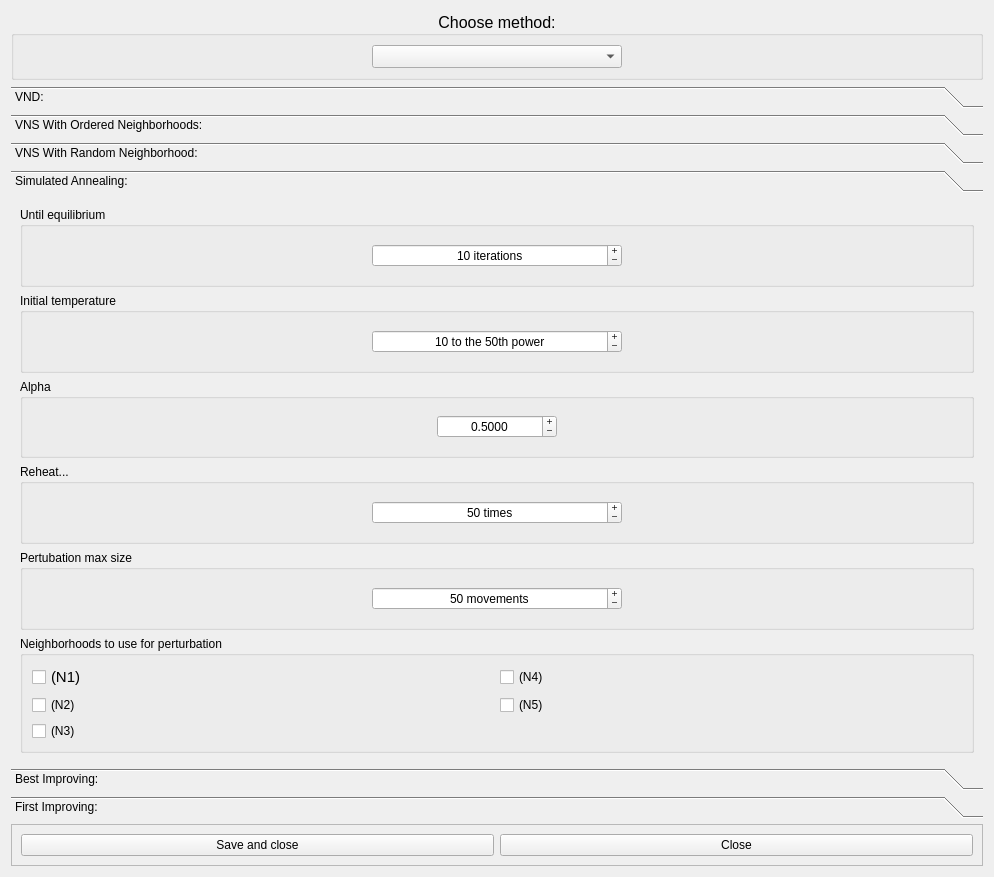
<?xml version="1.0" encoding="UTF-8"?>
<ui version="4.0">
 <class>AddInitialSolutionPhase</class>
 <widget class="QDialog" name="AddInitialSolutionPhase">
  <property name="geometry">
   <rect>
    <x>0</x>
    <y>0</y>
    <width>994</width>
    <height>877</height>
   </rect>
  </property>
  <property name="windowTitle">
   <string>Add phase from inicial solution</string>
  </property>
  <layout class="QVBoxLayout" name="verticalLayout">
   <item>
    <layout class="QVBoxLayout" name="verticalLayout_5">
     <item>
      <widget class="QGroupBox" name="groupBox_25">
       <property name="maximumSize">
        <size>
         <width>16777215</width>
         <height>69</height>
        </size>
       </property>
       <property name="font">
        <font>
         <pointsize>12</pointsize>
        </font>
       </property>
       <property name="accessibleName">
        <string>caixa</string>
       </property>
       <property name="title">
        <string>Choose method:</string>
       </property>
       <property name="alignment">
        <set>Qt::AlignCenter</set>
       </property>
       <layout class="QGridLayout" name="gridLayout_13">
        <item row="0" column="0">
         <widget class="QComboBox" name="methodComboBox">
          <property name="maximumSize">
           <size>
            <width>250</width>
            <height>16777215</height>
           </size>
          </property>
         </widget>
        </item>
       </layout>
      </widget>
     </item>
     <item>
      <widget class="QToolBox" name="methodToolBox">
       <property name="frameShape">
        <enum>QFrame::NoFrame</enum>
       </property>
       <property name="frameShadow">
        <enum>QFrame::Plain</enum>
       </property>
       <property name="currentIndex">
        <number>3</number>
       </property>
       <property name="tabSpacing">
        <number>6</number>
       </property>
       <widget class="QWidget" name="vnd">
        <property name="geometry">
         <rect>
          <x>0</x>
          <y>0</y>
          <width>974</width>
          <height>524</height>
         </rect>
        </property>
        <attribute name="label">
         <string>VND:</string>
        </attribute>
        <layout class="QVBoxLayout" name="verticalLayout_3">
         <item>
          <widget class="QGroupBox" name="groupBox_28">
           <property name="maximumSize">
            <size>
             <width>16777215</width>
             <height>100</height>
            </size>
           </property>
           <property name="title">
            <string>For Local Search</string>
           </property>
           <layout class="QHBoxLayout" name="horizontalLayout_3">
            <item>
             <widget class="QPlainTextEdit" name="vndLocalSearchLineEdit">
              <property name="maximumSize">
               <size>
                <width>16777215</width>
                <height>16777215</height>
               </size>
              </property>
              <property name="font">
               <font>
                <family>Ubuntu Mono</family>
               </font>
              </property>
              <property name="readOnly">
               <bool>true</bool>
              </property>
             </widget>
            </item>
            <item>
             <widget class="QPushButton" name="vndLocalSearchPushButton">
              <property name="text">
               <string>+</string>
              </property>
             </widget>
            </item>
           </layout>
          </widget>
         </item>
         <item>
          <widget class="QGroupBox" name="groupBox_29">
           <property name="minimumSize">
            <size>
             <width>0</width>
             <height>0</height>
            </size>
           </property>
           <property name="maximumSize">
            <size>
             <width>16777215</width>
             <height>150</height>
            </size>
           </property>
           <property name="accessibleName">
            <string>caixa</string>
           </property>
           <property name="title">
            <string>Neighborhoods to use</string>
           </property>
           <property name="alignment">
            <set>Qt::AlignLeading|Qt::AlignLeft|Qt::AlignVCenter</set>
           </property>
           <property name="flat">
            <bool>false</bool>
           </property>
           <layout class="QGridLayout" name="gridLayout_9">
            <item row="0" column="0">
             <widget class="QCheckBox" name="vndN1checkBox">
              <property name="font">
               <font>
                <pointsize>11</pointsize>
               </font>
              </property>
              <property name="text">
               <string>(N1)</string>
              </property>
             </widget>
            </item>
            <item row="0" column="1">
             <widget class="QCheckBox" name="vndN4checkBox">
              <property name="text">
               <string>(N4)</string>
              </property>
             </widget>
            </item>
            <item row="1" column="0">
             <widget class="QCheckBox" name="vndN2checkBox">
              <property name="text">
               <string>(N2)</string>
              </property>
             </widget>
            </item>
            <item row="1" column="1">
             <widget class="QCheckBox" name="vndN5checkBox">
              <property name="enabled">
               <bool>true</bool>
              </property>
              <property name="text">
               <string>(N5)</string>
              </property>
             </widget>
            </item>
            <item row="2" column="0">
             <widget class="QCheckBox" name="vndN3checkBox">
              <property name="text">
               <string>(N3)</string>
              </property>
             </widget>
            </item>
           </layout>
          </widget>
         </item>
        </layout>
       </widget>
       <widget class="QWidget" name="_on">
        <property name="geometry">
         <rect>
          <x>0</x>
          <y>0</y>
          <width>974</width>
          <height>524</height>
         </rect>
        </property>
        <attribute name="label">
         <string>VNS With Ordered Neighborhoods:</string>
        </attribute>
        <layout class="QVBoxLayout" name="verticalLayout_9">
         <item>
          <widget class="QGroupBox" name="groupBox_18">
           <property name="maximumSize">
            <size>
             <width>16777215</width>
             <height>150</height>
            </size>
           </property>
           <property name="title">
            <string>For Local Search</string>
           </property>
           <layout class="QHBoxLayout" name="horizontalLayout">
            <item>
             <widget class="QPlainTextEdit" name="vnsONLocalSearchLineEdit">
              <property name="maximumSize">
               <size>
                <width>16777215</width>
                <height>80</height>
               </size>
              </property>
              <property name="font">
               <font>
                <family>Ubuntu Mono</family>
               </font>
              </property>
              <property name="readOnly">
               <bool>true</bool>
              </property>
             </widget>
            </item>
            <item>
             <widget class="QPushButton" name="vnsONLocalSearchPushButton">
              <property name="text">
               <string>+</string>
              </property>
             </widget>
            </item>
           </layout>
          </widget>
         </item>
         <item>
          <widget class="QGroupBox" name="groupBox_8">
           <property name="maximumSize">
            <size>
             <width>16777215</width>
             <height>150</height>
            </size>
           </property>
           <property name="title">
            <string>With no improvement</string>
           </property>
           <layout class="QGridLayout" name="gridLayout_4">
            <item row="0" column="0">
             <widget class="QSpinBox" name="vnsONNoImprovementIterationsSpinBox">
              <property name="maximumSize">
               <size>
                <width>250</width>
                <height>16777215</height>
               </size>
              </property>
              <property name="alignment">
               <set>Qt::AlignCenter</set>
              </property>
              <property name="buttonSymbols">
               <enum>QAbstractSpinBox::PlusMinus</enum>
              </property>
              <property name="accelerated">
               <bool>true</bool>
              </property>
              <property name="correctionMode">
               <enum>QAbstractSpinBox::CorrectToNearestValue</enum>
              </property>
              <property name="suffix">
               <string> iterations</string>
              </property>
              <property name="minimum">
               <number>10</number>
              </property>
              <property name="maximum">
               <number>10000</number>
              </property>
              <property name="singleStep">
               <number>10</number>
              </property>
              <property name="value">
               <number>50</number>
              </property>
             </widget>
            </item>
           </layout>
          </widget>
         </item>
         <item>
          <widget class="QGroupBox" name="vnsNeighborhoodsBox">
           <property name="minimumSize">
            <size>
             <width>0</width>
             <height>0</height>
            </size>
           </property>
           <property name="maximumSize">
            <size>
             <width>16777215</width>
             <height>150</height>
            </size>
           </property>
           <property name="accessibleName">
            <string>caixa</string>
           </property>
           <property name="title">
            <string>Neighborhoods to use for perturbation</string>
           </property>
           <property name="flat">
            <bool>false</bool>
           </property>
           <layout class="QGridLayout" name="gridLayout_7">
            <item row="0" column="0">
             <widget class="QCheckBox" name="vnsONN1checkBox">
              <property name="font">
               <font>
                <pointsize>11</pointsize>
               </font>
              </property>
              <property name="text">
               <string>(N1)</string>
              </property>
             </widget>
            </item>
            <item row="0" column="1">
             <widget class="QCheckBox" name="vnsONN4checkBox">
              <property name="text">
               <string>(N4)</string>
              </property>
             </widget>
            </item>
            <item row="1" column="0">
             <widget class="QCheckBox" name="vnsONN2checkBox">
              <property name="text">
               <string>(N2)</string>
              </property>
             </widget>
            </item>
            <item row="1" column="1">
             <widget class="QCheckBox" name="vnsONN5checkBox">
              <property name="enabled">
               <bool>true</bool>
              </property>
              <property name="text">
               <string>(N5)</string>
              </property>
             </widget>
            </item>
            <item row="2" column="0">
             <widget class="QCheckBox" name="vnsONN3checkBox">
              <property name="text">
               <string>(N3)</string>
              </property>
             </widget>
            </item>
           </layout>
          </widget>
         </item>
        </layout>
       </widget>
       <widget class="QWidget" name="page">
        <property name="geometry">
         <rect>
          <x>0</x>
          <y>0</y>
          <width>974</width>
          <height>524</height>
         </rect>
        </property>
        <attribute name="label">
         <string>VNS With Random Neighborhood:</string>
        </attribute>
        <layout class="QVBoxLayout" name="verticalLayout_2">
         <item>
          <widget class="QGroupBox" name="groupBox_19">
           <property name="maximumSize">
            <size>
             <width>16777215</width>
             <height>150</height>
            </size>
           </property>
           <property name="title">
            <string>For Local Search</string>
           </property>
           <layout class="QHBoxLayout" name="horizontalLayout_2">
            <item>
             <widget class="QPlainTextEdit" name="vnsRNLocalSearchLineEdit">
              <property name="maximumSize">
               <size>
                <width>16777215</width>
                <height>80</height>
               </size>
              </property>
              <property name="font">
               <font>
                <family>Ubuntu Mono</family>
               </font>
              </property>
              <property name="readOnly">
               <bool>true</bool>
              </property>
             </widget>
            </item>
            <item>
             <widget class="QPushButton" name="vnsRNLocalSearchPushButton">
              <property name="text">
               <string>+</string>
              </property>
             </widget>
            </item>
           </layout>
          </widget>
         </item>
         <item>
          <widget class="QGroupBox" name="groupBox_9">
           <property name="maximumSize">
            <size>
             <width>16777215</width>
             <height>150</height>
            </size>
           </property>
           <property name="title">
            <string>With no improvement</string>
           </property>
           <layout class="QGridLayout" name="gridLayout_5">
            <item row="0" column="0">
             <widget class="QSpinBox" name="vnsRNNoImprovementIterationsSpinBox">
              <property name="maximumSize">
               <size>
                <width>250</width>
                <height>16777215</height>
               </size>
              </property>
              <property name="alignment">
               <set>Qt::AlignCenter</set>
              </property>
              <property name="buttonSymbols">
               <enum>QAbstractSpinBox::PlusMinus</enum>
              </property>
              <property name="accelerated">
               <bool>true</bool>
              </property>
              <property name="correctionMode">
               <enum>QAbstractSpinBox::CorrectToNearestValue</enum>
              </property>
              <property name="suffix">
               <string> iterations</string>
              </property>
              <property name="minimum">
               <number>10</number>
              </property>
              <property name="maximum">
               <number>10000</number>
              </property>
              <property name="singleStep">
               <number>10</number>
              </property>
              <property name="value">
               <number>50</number>
              </property>
             </widget>
            </item>
           </layout>
          </widget>
         </item>
         <item>
          <widget class="QGroupBox" name="groupBox_11">
           <property name="maximumSize">
            <size>
             <width>16777215</width>
             <height>150</height>
            </size>
           </property>
           <property name="title">
            <string>Pertubation max size</string>
           </property>
           <layout class="QGridLayout" name="gridLayout_29">
            <item row="0" column="0">
             <widget class="QSpinBox" name="vnsRNMaxPerturbationSpinBox">
              <property name="maximumSize">
               <size>
                <width>250</width>
                <height>16777215</height>
               </size>
              </property>
              <property name="alignment">
               <set>Qt::AlignCenter</set>
              </property>
              <property name="buttonSymbols">
               <enum>QAbstractSpinBox::PlusMinus</enum>
              </property>
              <property name="accelerated">
               <bool>true</bool>
              </property>
              <property name="correctionMode">
               <enum>QAbstractSpinBox::CorrectToNearestValue</enum>
              </property>
              <property name="suffix">
               <string> movements</string>
              </property>
              <property name="minimum">
               <number>1</number>
              </property>
              <property name="maximum">
               <number>100</number>
              </property>
              <property name="singleStep">
               <number>1</number>
              </property>
              <property name="value">
               <number>50</number>
              </property>
             </widget>
            </item>
           </layout>
          </widget>
         </item>
         <item>
          <widget class="QGroupBox" name="vnsNeighborhoodsBox_2">
           <property name="minimumSize">
            <size>
             <width>0</width>
             <height>0</height>
            </size>
           </property>
           <property name="maximumSize">
            <size>
             <width>16777215</width>
             <height>150</height>
            </size>
           </property>
           <property name="accessibleName">
            <string>caixa</string>
           </property>
           <property name="title">
            <string>Neighborhoods to use for perturbation</string>
           </property>
           <property name="flat">
            <bool>false</bool>
           </property>
           <layout class="QGridLayout" name="gridLayout_8">
            <item row="0" column="0">
             <widget class="QCheckBox" name="vnsRNN1checkBox">
              <property name="font">
               <font>
                <pointsize>11</pointsize>
               </font>
              </property>
              <property name="text">
               <string>(N1)</string>
              </property>
             </widget>
            </item>
            <item row="0" column="1">
             <widget class="QCheckBox" name="vnsRNN4checkBox">
              <property name="text">
               <string>(N4)</string>
              </property>
             </widget>
            </item>
            <item row="1" column="0">
             <widget class="QCheckBox" name="vnsRNN2checkBox">
              <property name="text">
               <string>(N2)</string>
              </property>
             </widget>
            </item>
            <item row="1" column="1">
             <widget class="QCheckBox" name="vnsRNN5checkBox">
              <property name="enabled">
               <bool>true</bool>
              </property>
              <property name="text">
               <string>(N5)</string>
              </property>
             </widget>
            </item>
            <item row="2" column="0">
             <widget class="QCheckBox" name="vnsRNN3checkBox">
              <property name="text">
               <string>(N3)</string>
              </property>
             </widget>
            </item>
           </layout>
          </widget>
         </item>
        </layout>
       </widget>
       <widget class="QWidget" name="sa">
        <property name="geometry">
         <rect>
          <x>0</x>
          <y>0</y>
          <width>960</width>
          <height>565</height>
         </rect>
        </property>
        <attribute name="label">
         <string>Simulated Annealing:</string>
        </attribute>
        <layout class="QVBoxLayout" name="verticalLayout_7">
         <item>
          <widget class="QGroupBox" name="groupBox_20">
           <property name="title">
            <string>Until equilibrium</string>
           </property>
           <layout class="QGridLayout" name="gridLayout_16">
            <item row="0" column="0">
             <widget class="QSpinBox" name="saIterationsToEqSpinBox">
              <property name="maximumSize">
               <size>
                <width>250</width>
                <height>16777215</height>
               </size>
              </property>
              <property name="alignment">
               <set>Qt::AlignCenter</set>
              </property>
              <property name="buttonSymbols">
               <enum>QAbstractSpinBox::PlusMinus</enum>
              </property>
              <property name="accelerated">
               <bool>true</bool>
              </property>
              <property name="correctionMode">
               <enum>QAbstractSpinBox::CorrectToNearestValue</enum>
              </property>
              <property name="suffix">
               <string> iterations</string>
              </property>
              <property name="minimum">
               <number>1</number>
              </property>
              <property name="maximum">
               <number>100000</number>
              </property>
              <property name="singleStep">
               <number>1</number>
              </property>
              <property name="value">
               <number>10</number>
              </property>
             </widget>
            </item>
           </layout>
          </widget>
         </item>
         <item>
          <widget class="QGroupBox" name="groupBox_22">
           <property name="title">
            <string>Initial temperature</string>
           </property>
           <layout class="QGridLayout" name="gridLayout_18">
            <item row="0" column="0">
             <widget class="QSpinBox" name="saInitialTempBox">
              <property name="maximumSize">
               <size>
                <width>250</width>
                <height>16777215</height>
               </size>
              </property>
              <property name="alignment">
               <set>Qt::AlignCenter</set>
              </property>
              <property name="buttonSymbols">
               <enum>QAbstractSpinBox::PlusMinus</enum>
              </property>
              <property name="accelerated">
               <bool>true</bool>
              </property>
              <property name="correctionMode">
               <enum>QAbstractSpinBox::CorrectToNearestValue</enum>
              </property>
              <property name="suffix">
               <string>th power</string>
              </property>
              <property name="prefix">
               <string>10 to the </string>
              </property>
              <property name="minimum">
               <number>3</number>
              </property>
              <property name="maximum">
               <number>100</number>
              </property>
              <property name="singleStep">
               <number>1</number>
              </property>
              <property name="value">
               <number>50</number>
              </property>
             </widget>
            </item>
           </layout>
          </widget>
         </item>
         <item>
          <widget class="QGroupBox" name="groupBox_21">
           <property name="title">
            <string>Alpha</string>
           </property>
           <layout class="QGridLayout" name="gridLayout_17">
            <item row="0" column="0">
             <widget class="QDoubleSpinBox" name="saAlphaDoubleSpinBox">
              <property name="maximumSize">
               <size>
                <width>120</width>
                <height>16777215</height>
               </size>
              </property>
              <property name="alignment">
               <set>Qt::AlignCenter</set>
              </property>
              <property name="buttonSymbols">
               <enum>QAbstractSpinBox::PlusMinus</enum>
              </property>
              <property name="correctionMode">
               <enum>QAbstractSpinBox::CorrectToNearestValue</enum>
              </property>
              <property name="decimals">
               <number>4</number>
              </property>
              <property name="maximum">
               <double>1.000000000000000</double>
              </property>
              <property name="singleStep">
               <double>0.100000000000000</double>
              </property>
              <property name="value">
               <double>0.500000000000000</double>
              </property>
             </widget>
            </item>
           </layout>
          </widget>
         </item>
         <item>
          <widget class="QGroupBox" name="groupBox_23">
           <property name="title">
            <string>Reheat...</string>
           </property>
           <layout class="QGridLayout" name="gridLayout_19">
            <item row="0" column="0">
             <widget class="QSpinBox" name="saReheatSpinBox">
              <property name="maximumSize">
               <size>
                <width>250</width>
                <height>16777215</height>
               </size>
              </property>
              <property name="alignment">
               <set>Qt::AlignCenter</set>
              </property>
              <property name="buttonSymbols">
               <enum>QAbstractSpinBox::PlusMinus</enum>
              </property>
              <property name="accelerated">
               <bool>true</bool>
              </property>
              <property name="correctionMode">
               <enum>QAbstractSpinBox::CorrectToNearestValue</enum>
              </property>
              <property name="suffix">
               <string> times</string>
              </property>
              <property name="minimum">
               <number>0</number>
              </property>
              <property name="maximum">
               <number>100</number>
              </property>
              <property name="singleStep">
               <number>1</number>
              </property>
              <property name="value">
               <number>50</number>
              </property>
             </widget>
            </item>
           </layout>
          </widget>
         </item>
         <item>
          <widget class="QGroupBox" name="groupBox_24">
           <property name="title">
            <string>Pertubation max size</string>
           </property>
           <layout class="QGridLayout" name="gridLayout_20">
            <item row="0" column="0">
             <widget class="QSpinBox" name="saMaxPerturbationSpinBox">
              <property name="maximumSize">
               <size>
                <width>250</width>
                <height>16777215</height>
               </size>
              </property>
              <property name="alignment">
               <set>Qt::AlignCenter</set>
              </property>
              <property name="buttonSymbols">
               <enum>QAbstractSpinBox::PlusMinus</enum>
              </property>
              <property name="accelerated">
               <bool>true</bool>
              </property>
              <property name="correctionMode">
               <enum>QAbstractSpinBox::CorrectToNearestValue</enum>
              </property>
              <property name="suffix">
               <string> movements</string>
              </property>
              <property name="minimum">
               <number>1</number>
              </property>
              <property name="maximum">
               <number>100</number>
              </property>
              <property name="singleStep">
               <number>1</number>
              </property>
              <property name="value">
               <number>50</number>
              </property>
             </widget>
            </item>
           </layout>
          </widget>
         </item>
         <item>
          <widget class="QGroupBox" name="groupBox_27">
           <property name="minimumSize">
            <size>
             <width>0</width>
             <height>0</height>
            </size>
           </property>
           <property name="maximumSize">
            <size>
             <width>16777215</width>
             <height>150</height>
            </size>
           </property>
           <property name="accessibleName">
            <string>caixa</string>
           </property>
           <property name="title">
            <string>Neighborhoods to use for perturbation</string>
           </property>
           <property name="flat">
            <bool>false</bool>
           </property>
           <layout class="QGridLayout" name="gridLayout_6">
            <item row="0" column="0">
             <widget class="QCheckBox" name="saN1checkBox">
              <property name="font">
               <font>
                <pointsize>11</pointsize>
               </font>
              </property>
              <property name="text">
               <string>(N1)</string>
              </property>
             </widget>
            </item>
            <item row="0" column="1">
             <widget class="QCheckBox" name="saN4checkBox">
              <property name="text">
               <string>(N4)</string>
              </property>
             </widget>
            </item>
            <item row="1" column="0">
             <widget class="QCheckBox" name="saN2checkBox">
              <property name="text">
               <string>(N2)</string>
              </property>
             </widget>
            </item>
            <item row="1" column="1">
             <widget class="QCheckBox" name="saN5checkBox">
              <property name="enabled">
               <bool>true</bool>
              </property>
              <property name="text">
               <string>(N5)</string>
              </property>
             </widget>
            </item>
            <item row="2" column="0">
             <widget class="QCheckBox" name="saN3checkBox">
              <property name="text">
               <string>(N3)</string>
              </property>
             </widget>
            </item>
           </layout>
          </widget>
         </item>
        </layout>
       </widget>
       <widget class="QWidget" name="n1">
        <property name="geometry">
         <rect>
          <x>0</x>
          <y>0</y>
          <width>974</width>
          <height>524</height>
         </rect>
        </property>
        <attribute name="label">
         <string>Best Improving:</string>
        </attribute>
        <layout class="QVBoxLayout" name="verticalLayout_8">
         <item>
          <widget class="QGroupBox" name="groupBox_15">
           <property name="maximumSize">
            <size>
             <width>16777215</width>
             <height>150</height>
            </size>
           </property>
           <property name="title">
            <string>Neighborhood</string>
           </property>
           <layout class="QGridLayout" name="gridLayout_21">
            <item row="0" column="0">
             <widget class="QComboBox" name="bestNeighborhoodComboBox">
              <property name="maximumSize">
               <size>
                <width>250</width>
                <height>16777215</height>
               </size>
              </property>
             </widget>
            </item>
           </layout>
          </widget>
         </item>
        </layout>
       </widget>
       <widget class="QWidget" name="n2">
        <property name="geometry">
         <rect>
          <x>0</x>
          <y>0</y>
          <width>974</width>
          <height>524</height>
         </rect>
        </property>
        <attribute name="label">
         <string>First Improving:</string>
        </attribute>
        <layout class="QGridLayout" name="gridLayout_12">
         <item row="0" column="0">
          <widget class="QGroupBox" name="groupBox_26">
           <property name="maximumSize">
            <size>
             <width>16777215</width>
             <height>150</height>
            </size>
           </property>
           <property name="title">
            <string>Neighborhood</string>
           </property>
           <layout class="QGridLayout" name="gridLayout_22">
            <item row="0" column="0">
             <widget class="QComboBox" name="firstNeighborhoodComboBox">
              <property name="maximumSize">
               <size>
                <width>250</width>
                <height>16777215</height>
               </size>
              </property>
             </widget>
            </item>
           </layout>
          </widget>
         </item>
        </layout>
       </widget>
      </widget>
     </item>
    </layout>
   </item>
   <item>
    <widget class="QFrame" name="frame_5">
     <property name="maximumSize">
      <size>
       <width>16777215</width>
       <height>50</height>
      </size>
     </property>
     <property name="frameShape">
      <enum>QFrame::StyledPanel</enum>
     </property>
     <property name="frameShadow">
      <enum>QFrame::Raised</enum>
     </property>
     <property name="lineWidth">
      <number>1</number>
     </property>
     <layout class="QHBoxLayout" name="horizontalLayout_5">
      <item>
       <widget class="QPushButton" name="savePushButton">
        <property name="text">
         <string>Save and close</string>
        </property>
       </widget>
      </item>
      <item>
       <widget class="QPushButton" name="closePushButton">
        <property name="text">
         <string>Close</string>
        </property>
       </widget>
      </item>
     </layout>
    </widget>
   </item>
  </layout>
 </widget>
 <resources/>
 <connections/>
</ui>
